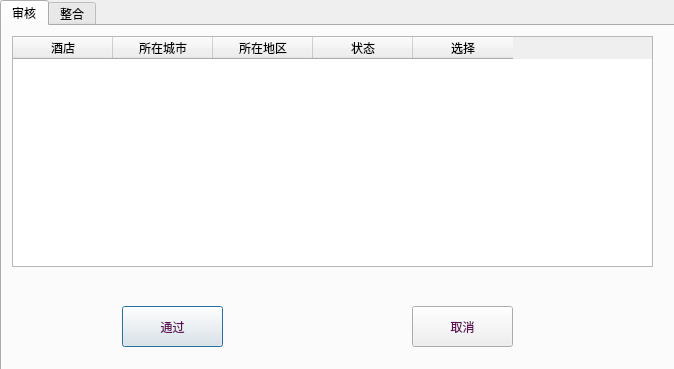
<?xml version="1.0" encoding="UTF-8"?>
<ui version="4.0">
 <class>platform</class>
 <widget class="QDialog" name="platform">
  <property name="geometry">
   <rect>
    <x>0</x>
    <y>0</y>
    <width>674</width>
    <height>369</height>
   </rect>
  </property>
  <property name="windowTitle">
   <string>平台</string>
  </property>
  <widget class="QTabWidget" name="tabWidget">
   <property name="geometry">
    <rect>
     <x>0</x>
     <y>0</y>
     <width>681</width>
     <height>371</height>
    </rect>
   </property>
   <property name="currentIndex">
    <number>0</number>
   </property>
   <widget class="QWidget" name="tab_1">
    <attribute name="title">
     <string>审核</string>
    </attribute>
    <widget class="QTableWidget" name="tableWidget">
     <property name="geometry">
      <rect>
       <x>10</x>
       <y>10</y>
       <width>641</width>
       <height>231</height>
      </rect>
     </property>
     <property name="showGrid">
      <bool>false</bool>
     </property>
     <column>
      <property name="text">
       <string>酒店</string>
      </property>
     </column>
     <column>
      <property name="text">
       <string>所在城市</string>
      </property>
     </column>
     <column>
      <property name="text">
       <string>所在地区</string>
      </property>
     </column>
     <column>
      <property name="text">
       <string>状态</string>
      </property>
     </column>
     <column>
      <property name="text">
       <string>选择</string>
      </property>
     </column>
    </widget>
    <widget class="QPushButton" name="pass">
     <property name="geometry">
      <rect>
       <x>120</x>
       <y>280</y>
       <width>101</width>
       <height>41</height>
      </rect>
     </property>
     <property name="styleSheet">
      <string notr="true">QPushButton
{
border-image: url(:/Image/kuang8.png);
font: 100 11pt &quot;方正清刻本悦宋简体&quot;;
color:rgb(96, 14, 89)
}
QPushButton:hover
{
border-image: url(:/Image/kuang9.png);
font: 100 11pt &quot;方正清刻本悦宋简体&quot;;
color:rgb(148, 17, 137)
}
QPushButton:pressed
{
border-image: url(:/Image/kuang10.png);
font: 100 11pt &quot;方正清刻本悦宋简体&quot;;
color:rgb(86, 11, 80)
}</string>
     </property>
     <property name="text">
      <string>通过</string>
     </property>
    </widget>
    <widget class="QPushButton" name="cancel">
     <property name="geometry">
      <rect>
       <x>410</x>
       <y>280</y>
       <width>101</width>
       <height>41</height>
      </rect>
     </property>
     <property name="styleSheet">
      <string notr="true">QPushButton
{
border-image: url(:/Image/kuang8.png);
font: 100 11pt &quot;方正清刻本悦宋简体&quot;;
color:rgb(96, 14, 89)
}
QPushButton:hover
{
border-image: url(:/Image/kuang9.png);
font: 100 11pt &quot;方正清刻本悦宋简体&quot;;
color:rgb(148, 17, 137)
}
QPushButton:pressed
{
border-image: url(:/Image/kuang10.png);
font: 100 11pt &quot;方正清刻本悦宋简体&quot;;
color:rgb(86, 11, 80)
}</string>
     </property>
     <property name="text">
      <string>取消</string>
     </property>
    </widget>
   </widget>
   <widget class="QWidget" name="tab_2">
    <attribute name="title">
     <string>整合</string>
    </attribute>
    <widget class="QTableWidget" name="tableWidget_2">
     <property name="geometry">
      <rect>
       <x>70</x>
       <y>10</y>
       <width>541</width>
       <height>221</height>
      </rect>
     </property>
     <property name="showGrid">
      <bool>false</bool>
     </property>
     <column>
      <property name="text">
       <string>酒店</string>
      </property>
     </column>
     <column>
      <property name="text">
       <string>所在城市</string>
      </property>
     </column>
     <column>
      <property name="text">
       <string>所在地区</string>
      </property>
     </column>
     <column>
      <property name="text">
       <string>选择</string>
      </property>
     </column>
    </widget>
    <widget class="QPushButton" name="sort">
     <property name="geometry">
      <rect>
       <x>130</x>
       <y>250</y>
       <width>111</width>
       <height>41</height>
      </rect>
     </property>
     <property name="styleSheet">
      <string notr="true">QPushButton
{
border-image: url(:/Image/kuang8.png);
font: 100 11pt &quot;方正清刻本悦宋简体&quot;;
color:rgb(96, 14, 89)
}
QPushButton:hover
{
border-image: url(:/Image/kuang9.png);
font: 100 11pt &quot;方正清刻本悦宋简体&quot;;
color:rgb(148, 17, 137)
}
QPushButton:pressed
{
border-image: url(:/Image/kuang10.png);
font: 100 11pt &quot;方正清刻本悦宋简体&quot;;
color:rgb(86, 11, 80)
}</string>
     </property>
     <property name="text">
      <string>设定星级</string>
     </property>
    </widget>
    <widget class="QPushButton" name="cancel_2">
     <property name="geometry">
      <rect>
       <x>410</x>
       <y>250</y>
       <width>101</width>
       <height>41</height>
      </rect>
     </property>
     <property name="styleSheet">
      <string notr="true">QPushButton
{
border-image: url(:/Image/kuang8.png);
font: 100 11pt &quot;方正清刻本悦宋简体&quot;;
color:rgb(96, 14, 89)
}
QPushButton:hover
{
border-image: url(:/Image/kuang9.png);
font: 100 11pt &quot;方正清刻本悦宋简体&quot;;
color:rgb(148, 17, 137)
}
QPushButton:pressed
{
border-image: url(:/Image/kuang10.png);
font: 100 11pt &quot;方正清刻本悦宋简体&quot;;
color:rgb(86, 11, 80)
}</string>
     </property>
     <property name="text">
      <string>取消</string>
     </property>
    </widget>
   </widget>
  </widget>
 </widget>
 <resources/>
 <connections/>
</ui>
